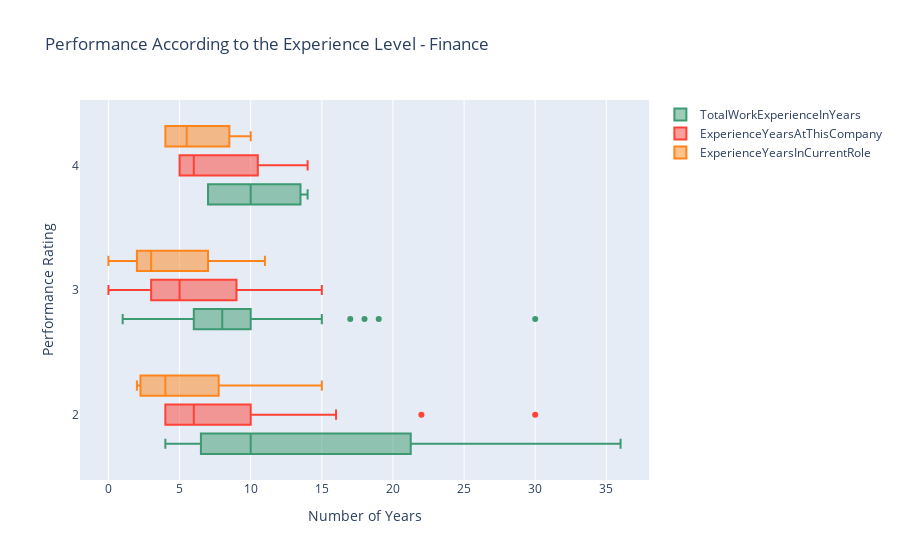

Source (notebook cell):
### Markdown cell above
### (iv) Performance According to the Experience Level

### Code cell
data = [
    {
        'x': Finance['TotalWorkExperienceInYears'],
        'y': Finance['PerformanceRating'],
        'name':'TotalWorkExperienceInYears',
        'marker': {
            'color': '#3D9970'
        },
        'boxmean': False,
        'orientation': 'h',
        "type": "box",
    },
    {
        'x':Finance['ExperienceYearsAtThisCompany'],
        'y':Finance['PerformanceRating'],
        'name': 'ExperienceYearsAtThisCompany',
        'marker':{
            'color': '#FF4136',
        },
        'boxmean': False,
        'orientation': 'h',
        "type": "box",
    },
    {
        'x': Finance['ExperienceYearsInCurrentRole'],
        'y': Finance['PerformanceRating'],
        'name':'ExperienceYearsInCurrentRole',
        'marker': {
            'color': '#FF851B',
        },
        'boxmean': False,
        'orientation': 'h',
        "type": "box",
    }
]
layout = {
    'xaxis': {
        'title': 'Number of Years',
        'zeroline': False,
    },
    'yaxis': {
        'title': 'Performance Rating ',
        'zeroline': False,
    },
    'boxmode': 'group',
    'title': 'Performance According to the Experience Level - Finance ',
}
fig = go.Figure(data=data, layout=layout)

py.iplot(fig)

### Figure 1 — Plotly figure (JSON) as saved in the notebook; plotly's stock layout.template omitted (floating-point values rounded to 4 significant figures)
{"data": [{"boxmean": false, "marker": {"color": "#3D9970"}, "name": "TotalWorkExperienceInYears", "orientation": "h", "type": "box", "x": [6, 4, 10, 8, 8, 1, 4, 32, 6, 23, 6, 10, 7, 9, 10, 7, 16, 6, 3, 11, 15, 9, 10, 10, 8, 18, 6, 5, 6, 7, 7, 27, 19, 11, 15, 30, 4, 13, 36, 14, 10, 17, 10, 5, 7, 11, 1, 7, 8], "y": [2, 3, 2, 3, 3, 3, 2, 2, 3, 2, 2, 3, 3, 3, 3, 3, 2, 3, 3, 3, 3, 3, 2, 3, 2, 3, 2, 3, 3, 3, 4, 2, 3, 3, 2, 3, 3, 4, 2, 4, 3, 3, 3, 3, 3, 2, 3, 4, 2]}, {"boxmean": false, "marker": {"color": "#FF4136"}, "name": "ExperienceYearsAtThisCompany", "orientation": "h", "type": "box", "x": [6, 2, 10, 8, 6, 1, 4, 30, 3, 22, 6, 10, 3, 9, 9, 7, 16, 5, 2, 10, 14, 4, 9, 5, 8, 4, 6, 3, 4, 7, 5, 4, 14, 11, 4, 15, 3, 5, 10, 14, 9, 2, 3, 5, 0, 4, 1, 7, 4], "y": [2, 3, 2, 3, 3, 3, 2, 2, 3, 2, 2, 3, 3, 3, 3, 3, 2, 3, 3, 3, 3, 3, 2, 3, 2, 3, 2, 3, 3, 3, 4, 2, 3, 3, 2, 3, 3, 4, 2, 4, 3, 3, 3, 3, 3, 2, 3, 4, 2]}, {"boxmean": false, "marker": {"color": "#FF851B"}, "name": "ExperienceYearsInCurrentRole", "orientation": "h", "type": "box", "x": [4, 2, 9, 2, 4, 1, 2, 8, 2, 7, 4, 7, 2, 7, 6, 7, 15, 3, 2, 8, 11, 3, 2, 4, 4, 2, 3, 2, 2, 7, 4, 2, 11, 8, 3, 11, 2, 4, 8, 10, 5, 2, 2, 4, 0, 3, 0, 7, 2], "y": [2, 3, 2, 3, 3, 3, 2, 2, 3, 2, 2, 3, 3, 3, 3, 3, 2, 3, 3, 3, 3, 3, 2, 3, 2, 3, 2, 3, 3, 3, 4, 2, 3, 3, 2, 3, 3, 4, 2, 4, 3, 3, 3, 3, 3, 2, 3, 4, 2]}], "layout": {"boxmode": "group", "title": {"text": "Performance According to the Experience Level - Finance "}, "xaxis": {"title": {"text": "Number of Years"}, "zeroline": false}, "yaxis": {"title": {"text": "Performance Rating "}, "zeroline": false}}}
